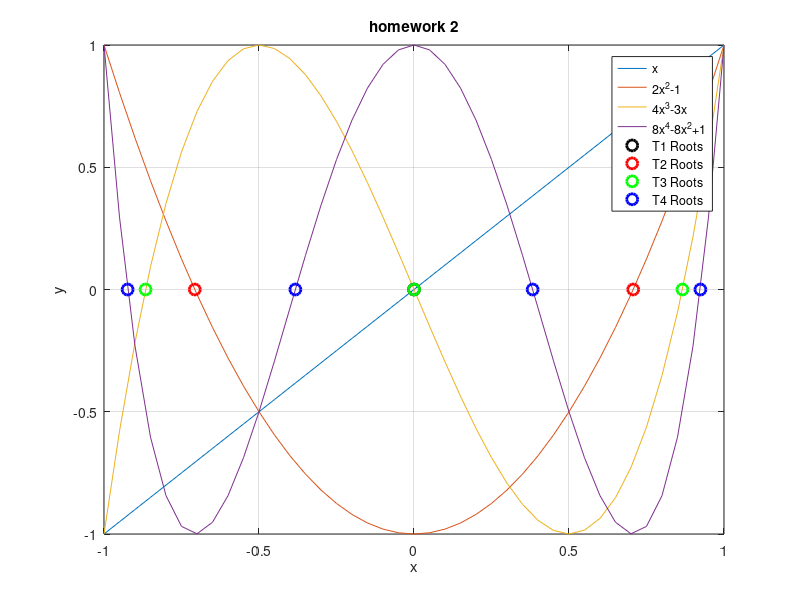

This chart was generated by the following MATLAB code:
x = -1 : 0.05 : 1;

T1 = x;
T2 = 2*x.^2-1;
T3 = 4*x.^3-3*x;
T4 = 8*x.^4-8*x.^2+1;



plot(x,T1);
hold on;
xlabel('x');
ylabel('y');

title('homework 2');

grid on
plot(x,T2);
plot(x,T3);
plot(x,T4);

legend('x','2x^2-1','4x^3-3x','8x^4-8x^2+1');


% T1 = x
roots_T1 = roots([1, 0]);
plot(roots_T1, 0, 'ko', 'MarkerSize', 8, 'LineWidth', 2, 'DisplayName', 'T1 Roots');
fprintf('T1 = x 의 근: %f\n', roots_T1);

% T2 = 2x^2 - 1
roots_T2 = roots([2, 0, -1]);
plot(roots_T2, zeros(size(roots_T2)), 'ro', 'MarkerSize', 8, 'LineWidth', 2, 'DisplayName', 'T2 Roots');
fprintf('T2 = 2x^2 - 1 의 근:\n');
disp(roots_T2);

% T3 = 4x^3 - 3x
roots_T3 = roots([4, 0, -3, 0]);
plot(roots_T3, zeros(size(roots_T3)), 'go', 'MarkerSize', 8, 'LineWidth', 2, 'DisplayName', 'T3 Roots');
fprintf('T3 = 4x^3 - 3x 의 근:\n');
disp(roots_T3);

% T4 = 8x^4 - 8x^2 + 1
roots_T4 = roots([8, 0, -8, 0, 1]);
plot(roots_T4, zeros(size(roots_T4)), 'bo', 'MarkerSize', 8, 'LineWidth', 2, 'DisplayName', 'T4 Roots');
fprintf('T4 = 8x^4 - 8x^2 + 1 의 근:\n');
disp(roots_T4);
